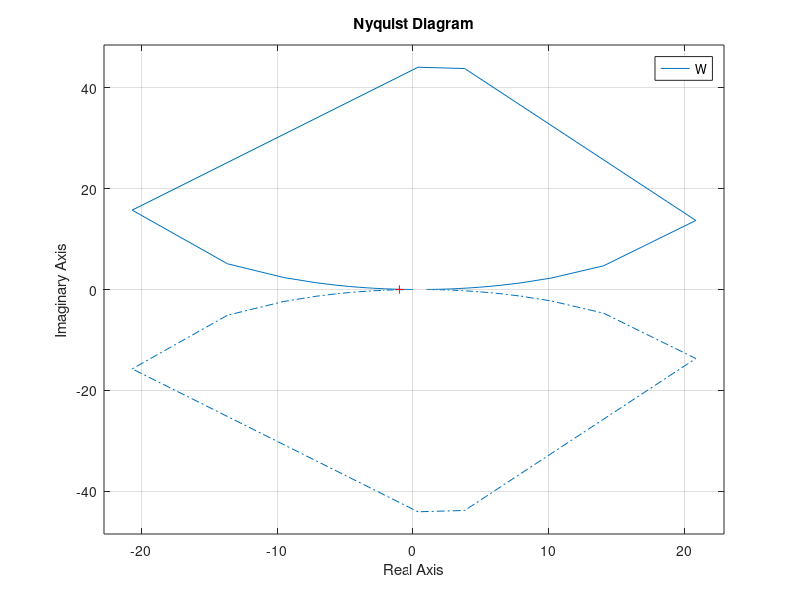
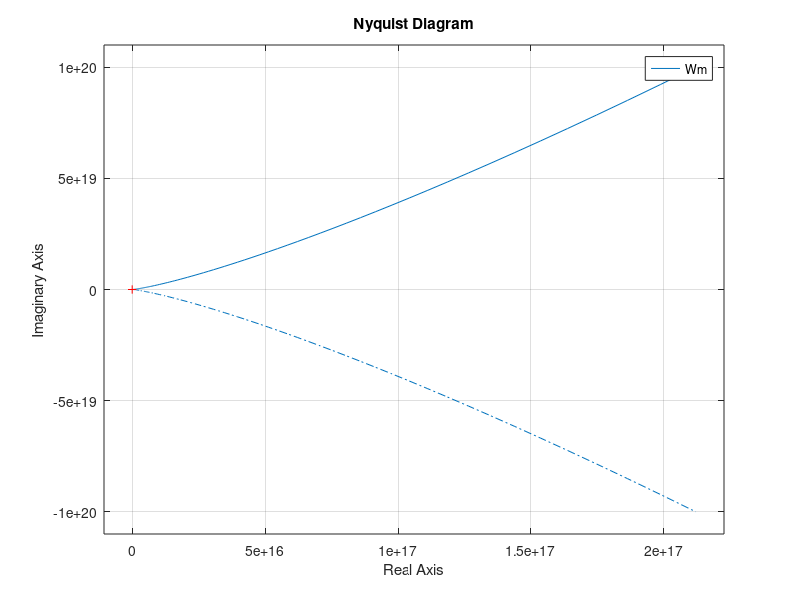
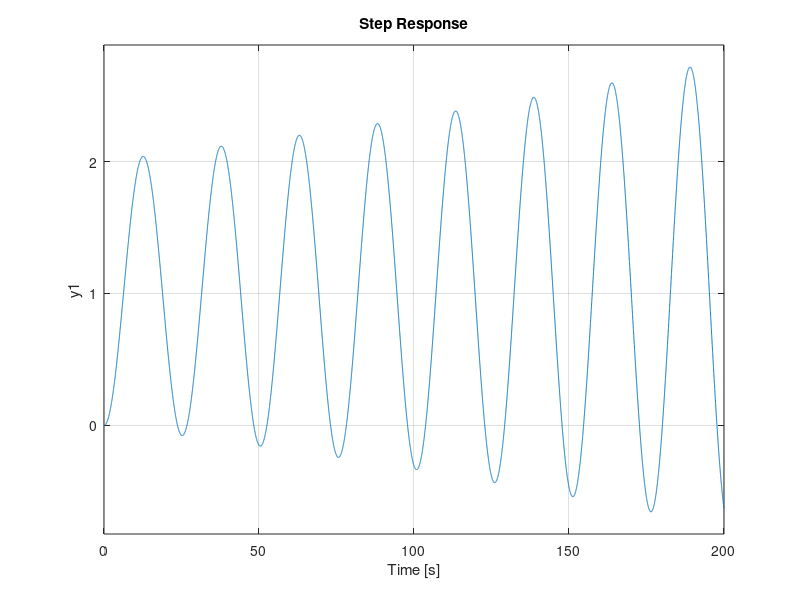
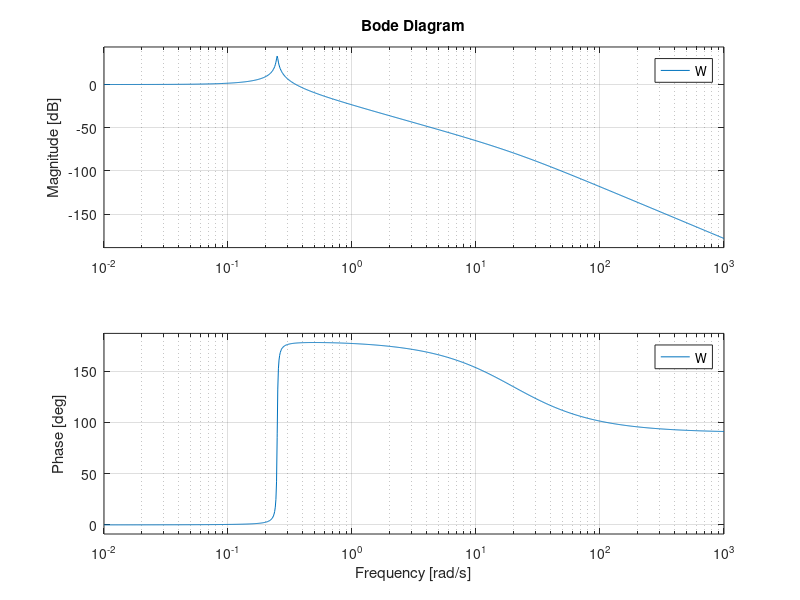

The MATLAB source for these figures, in order:
%Point 1
a = [1 21.2 26.247 7.217 1.601 0.376];
b = [1.25 1.626 0.376];
%Point 2
W = tf(b, a);
%Point 3
[A,B,C,D] = tf2ss(b, a);
H = ctrb(A,B);
G = obsv(A,C);
rA = rank (A);
E = eye(rA);
rH = rank(H);
rG = rank(G);
%Point 4
palls = roots (a)
figure(1);
nyquist(W); %The system is unstable, because Nyquist hodograph does not cover the point (-1,0j) l/2 times
Wm = tf(a, [1]);
figure(2);
nyquist(Wm);%The system is unstable, because Mikhailov hodograph does not consistently cover 5 quadrants
%Point 5
figure(3);
step(W); % This function receive a system response when the Heaviside function is acting on the input
figure(4); % My system is unstable, so I can't define Time characteristics
bode(W);
% AmplitudeMAX = 44
% Resonance peak = 0.249 rad/s
% Degree of stability = 0.0028
% Degree of oscillation = min(Re/Im) = 0.0028 / 0.2493 = 0.0112 rad/s
% Frequency of transmission = 0...0.388 rad/s
% cut off frequency = 0.353 rad/s

%Point 6
Pc = [-10 -11 -12 -13 -14];
K = acker (A,B,Pc);
Amplitude = 1.57 * 10 ^ (-6);
% Point 8
P0 = [-20 -21 -22 -23 -24];
L = acker(A',C',P0)';
